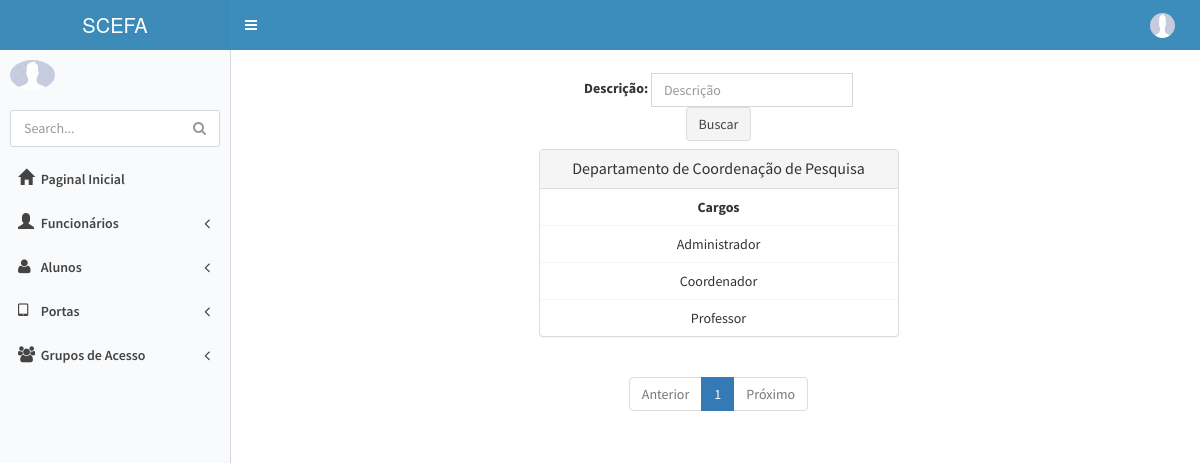
Page /departamento/detail/1 (signed in) on the committed database.
### appPonto/models.py (models this page shows)
class Departamento(models.Model):
    descricao = models.CharField("Descrição",max_length=200)
    class Meta: permissions = (('view_departamento', 'Can see departamento'),)
    def __str__(self):
        return self.descricao

class Cargo(models.Model):
    nome_funcao = models.CharField('Nome da função',max_length=200)
    departamento = models.ForeignKey(Departamento,on_delete=models.PROTECT,verbose_name="Departamento")
    class Meta: permissions = (('view_cargo', 'Can see cargo'),)
    def __str__(self):
        return self.nome_funcao

### appPonto/views.py (the view)
# urls.py: url(r'^departamento/detail/(?P<pk>\d+)$',departamento_detail, name='departamento_detail'),
@permission_required('appPonto.view_departamento',login_url='erro_permissao')
def departamento_detail(request,pk):
    criterio = request.GET.get('criterio')
    try:
        departamento = Departamento.objects.get(id=pk)
        if criterio:
            cargos = Cargo.objects.filter(departamento=departamento, nome_funcao__icontains=criterio).order_by(
                'nome_funcao')
        else:
            cargos = Cargo.objects.filter(departamento=departamento).order_by('nome_funcao')
            criterio = ""
        paginator = Paginator(cargos, 10)
        page = request.GET.get('page')
        try:
            cargos = paginator.page(page)
        except PageNotAnInteger:
            cargos = paginator.page(1)
        except EmptyPage:
            cargos = paginator.page(paginator.num_pages)
        dados = {'cargos': cargos, 'criterio': criterio, 'paginator': paginator, 'page_obj': cargos,
                 'departamento': departamento}
        return render(request, 'Departamento/exibirDepartamento.html', dados)
    except Departamento.DoesNotExist:
        mensagem = {
            'mensagem': 'O Departamento não existe'}
        return render(request, 'utils/pagina_erro.html', mensagem)

### templates/Departamento/exibirDepartamento.html (shortened to what this page needs)
{% extends 'base.html' %}
{% block conteudo %}
    <section class="container">
        <div class="row">
        <fieldset>
             <div class="col-sm-4 col-sm-offset-3">
                 <form class="navbar-form navbar-left" role="search" method="get" action="">
                    <div class="form-group">
                      <label>Descrição:</label>
                        <input type="text" id="criterio" name="criterio" value="{{ criterio }}" class="form-control" placeholder="Descrição">
                    </div>
                    <button type="submit" class="btn btn-default">Buscar</button>
                 </form>
             </div>
            </fieldset>
            <div class="col-sm-4 col-sm-offset-3">
                <div class="panel panel-default">
                    <div class="panel-heading">
                        <h3 class="panel-title" style="text-align: center;">Departamento de {{ departamento }}</h3>
                    </div>
                    <table class="table table-bordered">
                        <tr>
                            <th>Cargos</th>
                        </tr>
                        {% for cargo in cargos %}
                            <tr>
                                <td>{{ cargo }}</td>
                            </tr>
                        {% endfor %}
                    </table>
                </div>
                {% include 'utils/paginacao.html' %}
            </div>
        </div>
    </section>
{% endblock %}

### templates/base.html (style rules this page uses)
body { background-color: blue; }

### templates/Departamento/exibirDepartamento.html (style rules this page uses)
td,th { text-align: center; }

### rows in the picture
Departamento: descricao "Coordenação de Pesquisa"
Cargo: nome_funcao "Administrador"
Cargo: nome_funcao "Coordenador"
Cargo: nome_funcao "Professor"

### other values in the picture
{{ page }} "1"
